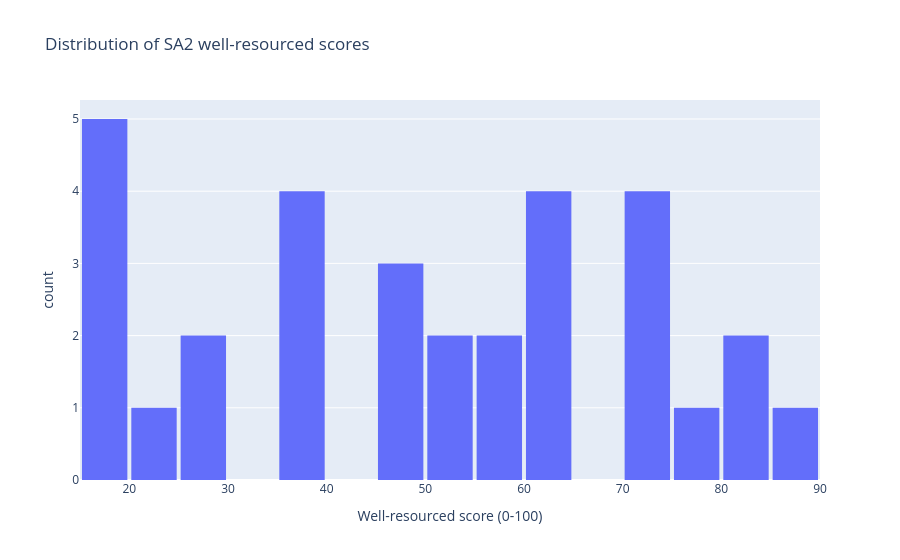

The cell this chart's notebook holds for it:
### Markdown cell above
### Score Distribution
This histogram shows the distribution of well-resourced scores across the selected SA2 regions. Most regions were concentrated within the middle score range, while only a smaller number of areas achieved very high or very low scores.

The distribution suggests that accessibility and resource concentration were not evenly balanced across the selected SA4 region. Several SA2 areas achieved moderate scores, while a few regions with stronger POI concentrations appeared as higher-scoring outliers. This pattern indicates noticeable variation in how urban resources and facilities are distributed between different areas.

### Code cell
build_score_histogram(scores, nbins=settings.charts.score_histogram_nbins).show()

### Figure 1 — Plotly figure (JSON) as saved in the notebook; plotly's stock layout.template omitted (floating-point values rounded to 4 significant figures)
{"data": [{"bingroup": "x", "hovertemplate": "Well-resourced score (0-100)=%{x}<br>count=%{y}<extra></extra>", "legendgroup": "", "marker": {"color": "#636efa", "pattern": {"shape": ""}}, "name": "", "nbinsx": 20, "orientation": "v", "showlegend": false, "type": "histogram", "x": [51.16, 18.83, 19.33, 18.35, 35.55, 45.56, 53.56, 83.89, 59.85, 77.44, 37.03, 63.64, 72.0, 62.89, 81.12, 72.64, 89.08, 27.94, 62.14, 70.69, 18.83, 47.16, 37.03, 24.82, 35.55, 27.94, 16.5, 62.14, 70.69, 55.95, 49.56], "xaxis": "x", "yaxis": "y"}], "layout": {"bargap": 0.08, "barmode": "relative", "legend": {"tracegroupgap": 0}, "title": {"text": "Distribution of SA2 well-resourced scores"}, "xaxis": {"anchor": "y", "domain": [0, 1], "title": {"text": "Well-resourced score (0-100)"}}, "yaxis": {"anchor": "x", "domain": [0, 1], "title": {"text": "count"}}}}
